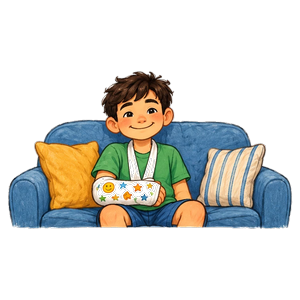
#> input picture tools/vocab-images/p4/soft/break.png, 300 x 300 px
$ python -i cut.py   (imports and definitions only)
#> lines starting #> are read from the running program, lines starting #| are printed output that depends on the picture; after the words box and inside, x2 and y2 are one past the last pixel; in counts of white or black regions, pixels touching at a corner belong together
"""Нарезка листов Prepare 4: python3 cut.py <лист> <картинка> [<лист> <картинка> ...]
Ряды — по профилю строк (полоса рисунков, за ней полоса подписей). Внутри ряда —
кластеры по зазору (12 → 6 → 3); не сошлось — границы по самым пустым колонкам
около равных долей ряда. Выход: out/<лист>/<term>.png."""
import sys, os
import numpy as np
from PIL import Image
sys.path.insert(0, '..')
from lib import row, row_x, clusters_of, min_rgb_of, fname
from sheets import S

# Сцены с белым содержимым (лёд, снег): фон вырезается вместе с ним — заливаем сцену целиком
FILL = {'ice hockey', 'ice skating', 'boarding pass', 'speed limit', 'receipt', 'boring'}

# Листы, где генератор разложил картинки иначе, чем в промпте
# Границы клеток вручную: {лист: {номер ряда: [границы]}}; граница-ступенька (y, x_выше, x_ниже)
CUTS = {27: {1: [404, (650, 912, 945)]}}

IMAGES = '/tmp/claude-0/-home-user-classroom/d4a2a0a4-519c-5b81-af84-18451bfcf9dd/images'

LAYOUT_SHEET = {25: [5, 4, 2]}

LAYOUT = {7: [4, 3], 8: [4, 4], 9: [5, 4], 10: [5, 5], 11: [4, 4, 3], 12: [4, 4, 4], 13: [5, 4, 4]}

# [65 lines left out: functions bands, split_rows, column_cuts, erase_glued_captions, not called in this run]

# Предметы с нарисованной мягкой тенью рядом: оставляем только то, что внутри контура
OUTLINE_ONLY = set()  # receipt перерисован без тени, обычная вырезка чище

def outline_only(png):
#> called with png = 'soft/break.png'
    from scipy.ndimage import binary_dilation, binary_erosion, binary_fill_holes
    im = np.array(Image.open(png).convert('RGBA'))
#> im is the input picture: shape (300, 300, 4); mean R, G, B, A 43.2, 43.5, 37.9, 82
    dark = (im[..., :3].min(2) < 80) & (im[..., 3] > 0)
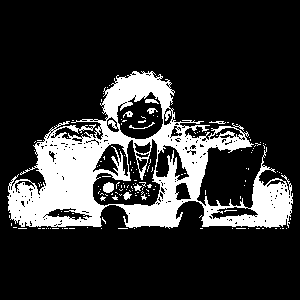
#> dark: shape (300, 300) bool; 19.4% white; 149 white regions (140 under 20 px), largest, box (x1, y1, x2, y2) and area: (7, 71, 293, 229) 16626, (103, 182, 114, 193) 95, (145, 99, 159, 104) 44
    solid = binary_erosion(binary_fill_holes(binary_dilation(dark, iterations=3)), iterations=2)
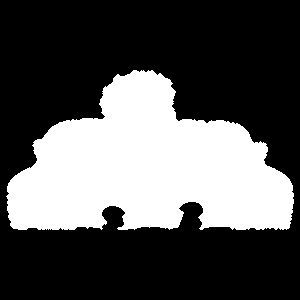
#> solid: shape (300, 300) bool; 32.9% white; 1 white region, box (x1, y1, x2, y2) and area: (6, 70, 294, 230) 29648
    from scipy.ndimage import label
    lab, n = label(solid)
#> n = 1
    if n > 1:  # крапинки тени снаружи контура — отдельные мелкие куски
        sizes = np.bincount(lab.ravel()); sizes[0] = 0
        solid = lab == sizes.argmax()
    im[..., 3] = np.where(solid, 255, 0).astype(np.uint8)
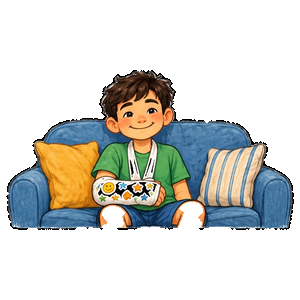
#> im: shape (300, 300, 4); 4.69% of pixels changed, all inside (x1, y1, x2, y2) = (6, 70, 294, 230); transparent parts drawn white
    Image.fromarray(im).save(png)

# [43 lines left out: function cut, not called in this run]

# [4 lines not run here, left out]

>>> result = outline_only('soft/break.png')

$ run again, on tools/vocab-images/p4/soft/hurt.png
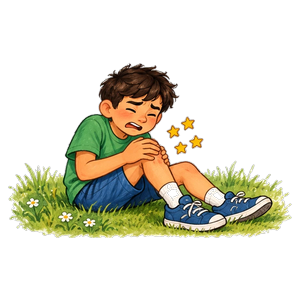
#> input picture tools/vocab-images/p4/soft/hurt.png, 300 x 300 px
#> in outline_only, im is the input picture: shape (300, 300, 4); mean R, G, B, A 41.2, 39.4, 24.3, 72.6
#> in outline_only, `dark = (im[..., :3].min(2) < 80) & (im[..., 3] > 0)`:
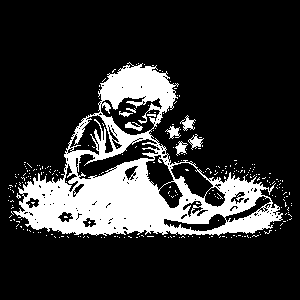
#> dark: shape (300, 300) bool; 18.7% white; 267 white regions (258 under 20 px), largest, box (x1, y1, x2, y2) and area: (13, 62, 283, 236) 15759, (180, 115, 196, 131) 110, (188, 134, 204, 150) 107
#> solid: shape (300, 300) bool; 31.2% white; 1 white region, box (x1, y1, x2, y2) and area: (7, 61, 293, 239) 28099
#> n = 1
#> in outline_only, `im[..., 3] = np.where(solid, 255, 0).astype(np.uint8)`:
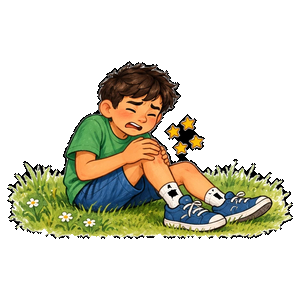
#> im: shape (300, 300, 4); 5.21% of pixels changed, all inside (x1, y1, x2, y2) = (7, 61, 293, 239); transparent parts drawn white

$ run again, on tools/vocab-images/p4/soft/injure.png
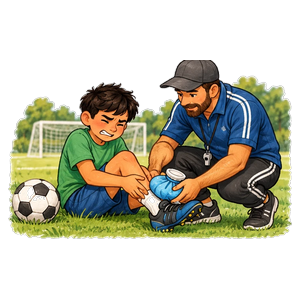
#> input picture tools/vocab-images/p4/soft/injure.png, 300 x 300 px
#> in outline_only, im is the input picture: shape (300, 300, 4); mean R, G, B, A 57.2, 56.3, 39.5, 116.3
#> in outline_only, `dark = (im[..., :3].min(2) < 80) & (im[..., 3] > 0)`:
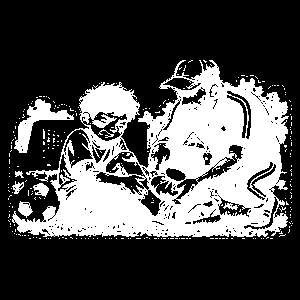
#> dark: shape (300, 300) bool; 30.6% white; 258 white regions (251 under 20 px), largest, box (x1, y1, x2, y2) and area: (12, 60, 289, 237) 25569, (14, 99, 74, 153) 975, (18, 201, 33, 218) 150
#> solid: shape (300, 300) bool; 47.1% white; 1 white region, box (x1, y1, x2, y2) and area: (7, 59, 294, 240) 42394
#> n = 1
#> in outline_only, `im[..., 3] = np.where(solid, 255, 0).astype(np.uint8)`:
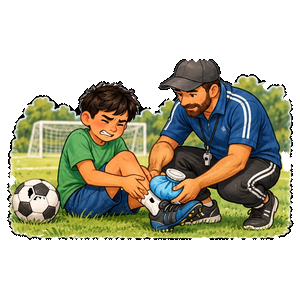
#> im: shape (300, 300, 4); 3.9% of pixels changed, all inside (x1, y1, x2, y2) = (7, 59, 294, 240); transparent parts drawn white
